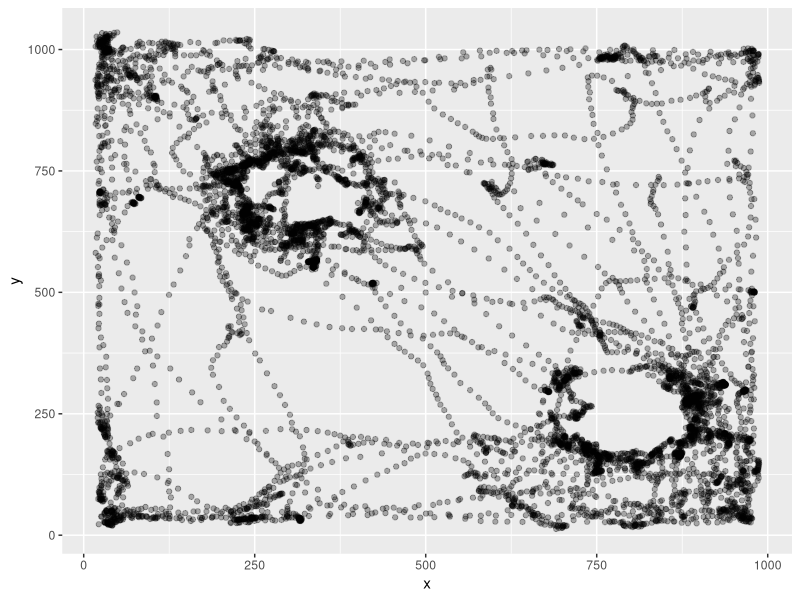

The R source for this figure: (Note: this script raises an error after producing the figure.)
rm(list = ls())
library(tidyverse)
SimilarLearn <- read_csv("240711_r1572_0_baseline_learn.csv")
SimilarLearn <- SimilarLearn %>%
  select(!15:24) %>%
  filter(Value.Item1.Item2>60) %>%
  rename(pixelx = Value.Item1.Item3.X, pixely = Value.Item1.Item3.Y, TimePoint = Value.Item1.Item2) %>%
  select(!1, !14)
x1 <- c(SimilarLearn$pixelx)
y1 <- c(SimilarLearn$pixely)
df1 <- data.frame(x = x1, y = y1)
p1 <- ggplot(df1, aes(x = x, y = y)) +
  geom_point(alpha = 0.3)
p1
library(ggforce)
p1circle <- p1 + geom_circle(aes(x0 = 309, y0 = 715, r = 130), color = "red")
p1circle <- p1circle + geom_circle(aes(x0 = 797, y0 = 261, r = 130), color = "red")
p1circle <- p1circle +
  ggtitle("baseline")
p1circle
radius <- 130
#I changed the radius into 130 because the rats are much bigger in these trials.
center_x1 <- 309
center_y1 <- 715
df1$distance <- sqrt((df1$x - center_x1)^2 + (df1$y - center_y1)^2)
points_in_circle1 <- sum(df1$distance <= radius)
print(points_in_circle1)
center_x2 <- 797
center_y2 <- 261
df1$distance1 <- sqrt((df1$x - center_x2)^2 + (df1$y - center_y2)^2)
points_in_circle2 <- sum(df1$distance1 <= radius)
print(points_in_circle2)

BaselineLearn <- read_csv("240711_r1572_1_similar_learn.csv")
BaselineLearn <- BaselineLearn %>%
  select(!15:24) %>%
  filter(Value.Item1.Item2>47) %>%
  rename(pixelx = Value.Item1.Item3.X, pixely = Value.Item1.Item3.Y, TimePoint = Value.Item1.Item2) %>%
  select(!1, !14)
x2 <- c(BaselineLearn$pixelx)
y2 <- c(BaselineLearn$pixely)
df2 <- data.frame(x = x2, y = y2)
p2 <- ggplot(df2, aes(x = x2, y = y2)) +
  geom_point(alpha = 0.3)
p2
p2circle <- p2 + geom_circle(aes(x0 = 304, y0 = 710, r = 130), color = "blue")
p2circle <- p2circle + geom_circle(aes(x0 = 788, y0 = 266, r = 130), color = "blue")
p2circle <- p2circle +
  ggtitle("similar")
p2circle
radius <- 130
center_x1 <- 304
center_y1 <- 710
df2$distance <- sqrt((df2$x - center_x1)^2 + (df2$y - center_y1)^2)
points_in_circle2 <- sum(df2$distance <= radius)
print(points_in_circle2)
center_x2 <- 788
center_y2 <- 266
df2$distance1 <- sqrt((df2$x - center_x2)^2 + (df2$y - center_y2)^2)
points_in_circle2 <- sum(df2$distance1 <= radius)
print(points_in_circle2)

BaselineTest <- read_csv("240711_r1572_2_baseline_test.csv")
BaselineTest <- BaselineTest %>%
  select(!15:24) %>%
  filter(Value.Item1.Item2>0) %>%
  rename(pixelx = Value.Item1.Item3.X, pixely = Value.Item1.Item3.Y, TimePoint = Value.Item1.Item2) %>%
  select(!1, !14)
x3 <- c(BaselineTest$pixelx)
y3 <- c(BaselineTest$pixely)
df3 <- data.frame(x = x3, y = y3)
p3 <- ggplot(df3, aes(x = x3, y = y3)) +
  geom_point(alpha = 0.3)
p3
p3circle <- p3 + geom_circle(aes(x0 = 324, y0 = 705, r = 130), color = "red")
p3circle <- p3circle + geom_circle(aes(x0 = 788, y0 = 256, r = 130), color = "blue")
p3circle <- p3circle +
  ggtitle("baseline")
p3circle
radius <- 130
center_x3 <- 324
center_y3 <- 705
df3$distance <- sqrt((df3$x - center_x3)^2 + (df3$y - center_y3)^2)
points_in_circle3 <- sum(df3$distance <= radius)
print(points_in_circle3)
center_x3 <- 788
center_y3 <- 256
df3$distance1 <- sqrt((df3$x - center_x3)^2 + (df3$y - center_y3)^2)
points_in_circle3 <- sum(df3$distance1 <= radius)
print(points_in_circle3)

BaselineLearn1 <- read_csv("240711_r1572_3_different_learn.csv")
BaselineLearn1 <- BaselineLearn1 %>%
  select(!15:24) %>%
  filter(Value.Item1.Item2>0) %>%
  rename(pixelx = Value.Item1.Item3.X, pixely = Value.Item1.Item3.Y, TimePoint = Value.Item1.Item2) %>%
  select(!1, !14)
x4 <- c(BaselineLearn1$pixelx)
y4 <- c(BaselineLearn1$pixely)
df4 <- data.frame(x = x4, y = y4)
p4 <- ggplot(df4, aes(x = x4, y = y4)) +
  geom_point(alpha = 0.3)
p4
p4circle <- p4 + geom_circle(aes(x0 = 462, y0 = 989, r = 130), color = "purple")
p4circle <- p4circle + geom_circle(aes(x0 = 1040, y0 = 452, r = 130), color = "purple")
p4circle <- p4circle +
  ggtitle("different")
p4circle
radius <- 130
center_x4 <- 462
center_y4 <- 989
df4$distance <- sqrt((df4$x - center_x4)^2 + (df4$y - center_y4)^2)
points_in_circle4 <- sum(df4$distance <= radius)
print(points_in_circle4)
center_x4 <- 1040
center_y4 <- 452
df4$distance1 <- sqrt((df4$x - center_x4)^2 + (df4$y - center_y4)^2)
points_in_circle4 <- sum(df4$distance1 <= radius)
print(points_in_circle4)

DifferentLearn <- read_csv("240711_r1572_4_baseline_learn.csv")
DifferentLearn <- DifferentLearn %>%
  select(!15:24) %>%
  filter(Value.Item1.Item2>32) %>%
  rename(pixelx = Value.Item1.Item3.X, pixely = Value.Item1.Item3.Y, TimePoint = Value.Item1.Item2) %>%
  select(!1, !14)
x5 <- c(DifferentLearn$pixelx)
y5 <- c(DifferentLearn$pixely)
df5 <- data.frame(x = x5, y = y5)
p5 <- ggplot(df5, aes(x = x5, y = y5)) +
  geom_point(alpha = 0.3)
p5
p5circle <- p5 + geom_circle(aes(x0 = 299, y0 = 690, r = 130), color = "green")
p5circle <- p5circle + geom_circle(aes(x0 = 808, y0 = 251, r = 130), color = "green")
p5circle <- p5circle +
  ggtitle("baseline")
p5circle
radius <- 130
center_x5 <- 299
center_y5 <- 690
df5$distance <- sqrt((df5$x - center_x5)^2 + (df5$y - center_y5)^2)
points_in_circle5 <- sum(df5$distance <= radius)
print(points_in_circle5)
center_x6 <- 808
center_y6 <- 251
df5$distance1 <- sqrt((df5$x - center_x6)^2 + (df5$y - center_y6)^2)
points_in_circle6 <- sum(df5$distance1 <= radius)
print(points_in_circle6)

DifferentTest <- read_csv("240711_r1572_5_baseline_test.csv")
DifferentTest <- DifferentTest %>%
  select(!15:24) %>%
  filter(Value.Item1.Item2>37) %>%
  rename(pixelx = Value.Item1.Item3.X, pixely = Value.Item1.Item3.Y, TimePoint = Value.Item1.Item2) %>%
  select(!1, !14)
x6 <- c(DifferentTest$pixelx)
y6 <- c(DifferentTest$pixely)
df6 <- data.frame(x = x6, y = y6)
p6 <- ggplot(df6, aes(x = x6, y = y6)) +
  geom_point(alpha = 0.3)
p6
p6circle <- p6 + geom_circle(aes(x0 = 299, y0 = 690, r = 130), color = "purple")
p6circle <- p6circle + geom_circle(aes(x0 = 808, y0 = 251, r = 130), color = "green")
p6circle <- p6circle +
  ggtitle("baseline")
p6circle
radius <- 130
center_x6 <- 299
center_y6 <- 690
df6$distance <- sqrt((df6$x - center_x6)^2 + (df6$y - center_y6)^2)
points_in_circle6 <- sum(df6$distance <= radius)
print(points_in_circle6)
center_x6 <- 808
center_y6 <- 251
df6$distance1 <- sqrt((df6$x - center_x6)^2 + (df6$y - center_y6)^2)
points_in_circle6 <- sum(df6$distance1 <= radius)
print(points_in_circle6)
library(gridExtra)
grid.arrange(p1circle, p2circle, p3circle, p4circle, p5circle, p6circle, nrow = 2, ncol = 3)

